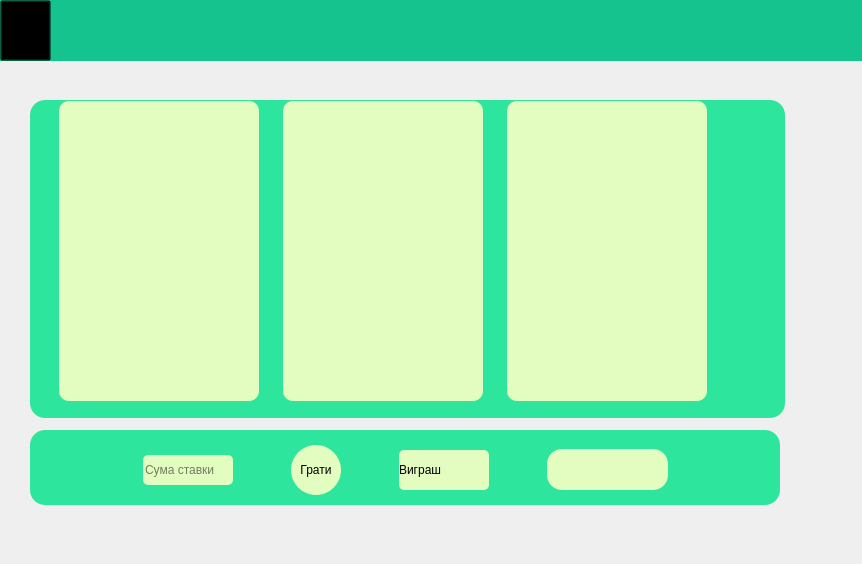
<?xml version="1.0" encoding="UTF-8"?>
<ui version="4.0">
 <class>Slots</class>
 <widget class="QWidget" name="Slots">
  <property name="geometry">
   <rect>
    <x>0</x>
    <y>0</y>
    <width>862</width>
    <height>564</height>
   </rect>
  </property>
  <property name="windowTitle">
   <string>Form</string>
  </property>
  <widget class="QLabel" name="label">
   <property name="geometry">
    <rect>
     <x>30</x>
     <y>100</y>
     <width>755</width>
     <height>318</height>
    </rect>
   </property>
   <property name="styleSheet">
    <string notr="true">background-color: #2EE59D;
border-radius:15px;</string>
   </property>
   <property name="text">
    <string/>
   </property>
  </widget>
  <widget class="QLabel" name="label_panel">
   <property name="geometry">
    <rect>
     <x>30</x>
     <y>430</y>
     <width>750</width>
     <height>75</height>
    </rect>
   </property>
   <property name="minimumSize">
    <size>
     <width>750</width>
     <height>75</height>
    </size>
   </property>
   <property name="maximumSize">
    <size>
     <width>750</width>
     <height>75</height>
    </size>
   </property>
   <property name="styleSheet">
    <string notr="true">background-color:#2EE59D;
border-radius:15px;</string>
   </property>
   <property name="text">
    <string/>
   </property>
  </widget>
  <widget class="QWidget" name="widget" native="true">
   <property name="geometry">
    <rect>
     <x>0</x>
     <y>0</y>
     <width>16777215</width>
     <height>61</height>
    </rect>
   </property>
   <property name="minimumSize">
    <size>
     <width>16777214</width>
     <height>61</height>
    </size>
   </property>
   <property name="maximumSize">
    <size>
     <width>16777215</width>
     <height>61</height>
    </size>
   </property>
   <property name="styleSheet">
    <string notr="true">background-color:#14C38E;</string>
   </property>
   <widget class="QPushButton" name="BackToMain">
    <property name="geometry">
     <rect>
      <x>0</x>
      <y>0</y>
      <width>51</width>
      <height>61</height>
     </rect>
    </property>
    <property name="minimumSize">
     <size>
      <width>51</width>
      <height>61</height>
     </size>
    </property>
    <property name="maximumSize">
     <size>
      <width>51</width>
      <height>61</height>
     </size>
    </property>
    <property name="styleSheet">
     <string notr="true">QPushButton{
	background: transparent;
	background-image: url(:/resources/png/Icon60x60.png);
}

QPushButton:hover {
	background: transparent;
	background-image: url(:/resources/png/IconGr60x60.png);
}</string>
    </property>
    <property name="text">
     <string/>
    </property>
   </widget>
  </widget>
  <widget class="QLabel" name="warning">
   <property name="geometry">
    <rect>
     <x>80</x>
     <y>510</y>
     <width>231</width>
     <height>16</height>
    </rect>
   </property>
   <property name="text">
    <string/>
   </property>
  </widget>
  <widget class="QLabel" name="label_3">
   <property name="geometry">
    <rect>
     <x>507</x>
     <y>101</y>
     <width>200</width>
     <height>300</height>
    </rect>
   </property>
   <property name="minimumSize">
    <size>
     <width>200</width>
     <height>300</height>
    </size>
   </property>
   <property name="maximumSize">
    <size>
     <width>200</width>
     <height>300</height>
    </size>
   </property>
   <property name="styleSheet">
    <string notr="true">background-color:#E3FCBF;
border-radius:10px;</string>
   </property>
   <property name="text">
    <string/>
   </property>
  </widget>
  <widget class="QLabel" name="label_2">
   <property name="geometry">
    <rect>
     <x>283</x>
     <y>101</y>
     <width>200</width>
     <height>300</height>
    </rect>
   </property>
   <property name="minimumSize">
    <size>
     <width>200</width>
     <height>300</height>
    </size>
   </property>
   <property name="maximumSize">
    <size>
     <width>200</width>
     <height>300</height>
    </size>
   </property>
   <property name="styleSheet">
    <string notr="true">background-color:#E3FCBF;
border-radius:10px;</string>
   </property>
   <property name="text">
    <string/>
   </property>
  </widget>
  <widget class="QLabel" name="label_1">
   <property name="geometry">
    <rect>
     <x>59</x>
     <y>101</y>
     <width>200</width>
     <height>300</height>
    </rect>
   </property>
   <property name="minimumSize">
    <size>
     <width>200</width>
     <height>300</height>
    </size>
   </property>
   <property name="maximumSize">
    <size>
     <width>200</width>
     <height>300</height>
    </size>
   </property>
   <property name="styleSheet">
    <string notr="true">background-color:#E3FCBF;
border-radius:10px;</string>
   </property>
   <property name="text">
    <string/>
   </property>
  </widget>
  <widget class="QLineEdit" name="summa_stavky">
   <property name="geometry">
    <rect>
     <x>143</x>
     <y>455</y>
     <width>90</width>
     <height>30</height>
    </rect>
   </property>
   <property name="minimumSize">
    <size>
     <width>90</width>
     <height>30</height>
    </size>
   </property>
   <property name="maximumSize">
    <size>
     <width>90</width>
     <height>30</height>
    </size>
   </property>
   <property name="styleSheet">
    <string notr="true">border-radius: 5px;
background :#E3FCBF;
color:black;</string>
   </property>
   <property name="text">
    <string/>
   </property>
   <property name="echoMode">
    <enum>QLineEdit::Normal</enum>
   </property>
   <property name="cursorPosition">
    <number>0</number>
   </property>
   <property name="placeholderText">
    <string>Сума ставки</string>
   </property>
   <property name="clearButtonEnabled">
    <bool>false</bool>
   </property>
  </widget>
  <widget class="QPushButton" name="StartGame">
   <property name="geometry">
    <rect>
     <x>291</x>
     <y>445</y>
     <width>50</width>
     <height>50</height>
    </rect>
   </property>
   <property name="minimumSize">
    <size>
     <width>50</width>
     <height>50</height>
    </size>
   </property>
   <property name="maximumSize">
    <size>
     <width>50</width>
     <height>50</height>
    </size>
   </property>
   <property name="styleSheet">
    <string notr="true">border-radius:25px;
background-color:#E3FCBF;</string>
   </property>
   <property name="text">
    <string>Грати</string>
   </property>
  </widget>
  <widget class="QLabel" name="Win">
   <property name="geometry">
    <rect>
     <x>399</x>
     <y>450</y>
     <width>90</width>
     <height>40</height>
    </rect>
   </property>
   <property name="maximumSize">
    <size>
     <width>90</width>
     <height>40</height>
    </size>
   </property>
   <property name="styleSheet">
    <string notr="true">background-color:#E3FCBF;
border-radius:5px;</string>
   </property>
   <property name="text">
    <string>Виграш</string>
   </property>
  </widget>
  <widget class="QLabel" name="userbalance">
   <property name="geometry">
    <rect>
     <x>547</x>
     <y>449</y>
     <width>121</width>
     <height>41</height>
    </rect>
   </property>
   <property name="minimumSize">
    <size>
     <width>121</width>
     <height>41</height>
    </size>
   </property>
   <property name="maximumSize">
    <size>
     <width>121</width>
     <height>41</height>
    </size>
   </property>
   <property name="styleSheet">
    <string notr="true">background: #E3FCBF;
font: 16pt &quot;Tahoma&quot;;
border-radius: 15px;</string>
   </property>
   <property name="text">
    <string/>
   </property>
  </widget>
  <zorder>label_panel</zorder>
  <zorder>label</zorder>
  <zorder>horizontalLayoutWidget</zorder>
  <zorder>widget</zorder>
  <zorder>layoutWidget</zorder>
  <zorder>warning</zorder>
  <zorder>label_3</zorder>
  <zorder>label_2</zorder>
  <zorder>label_1</zorder>
  <zorder>summa_stavky</zorder>
  <zorder>StartGame</zorder>
  <zorder>Win</zorder>
  <zorder>userbalance</zorder>
 </widget>
 <resources/>
 <connections/>
</ui>
